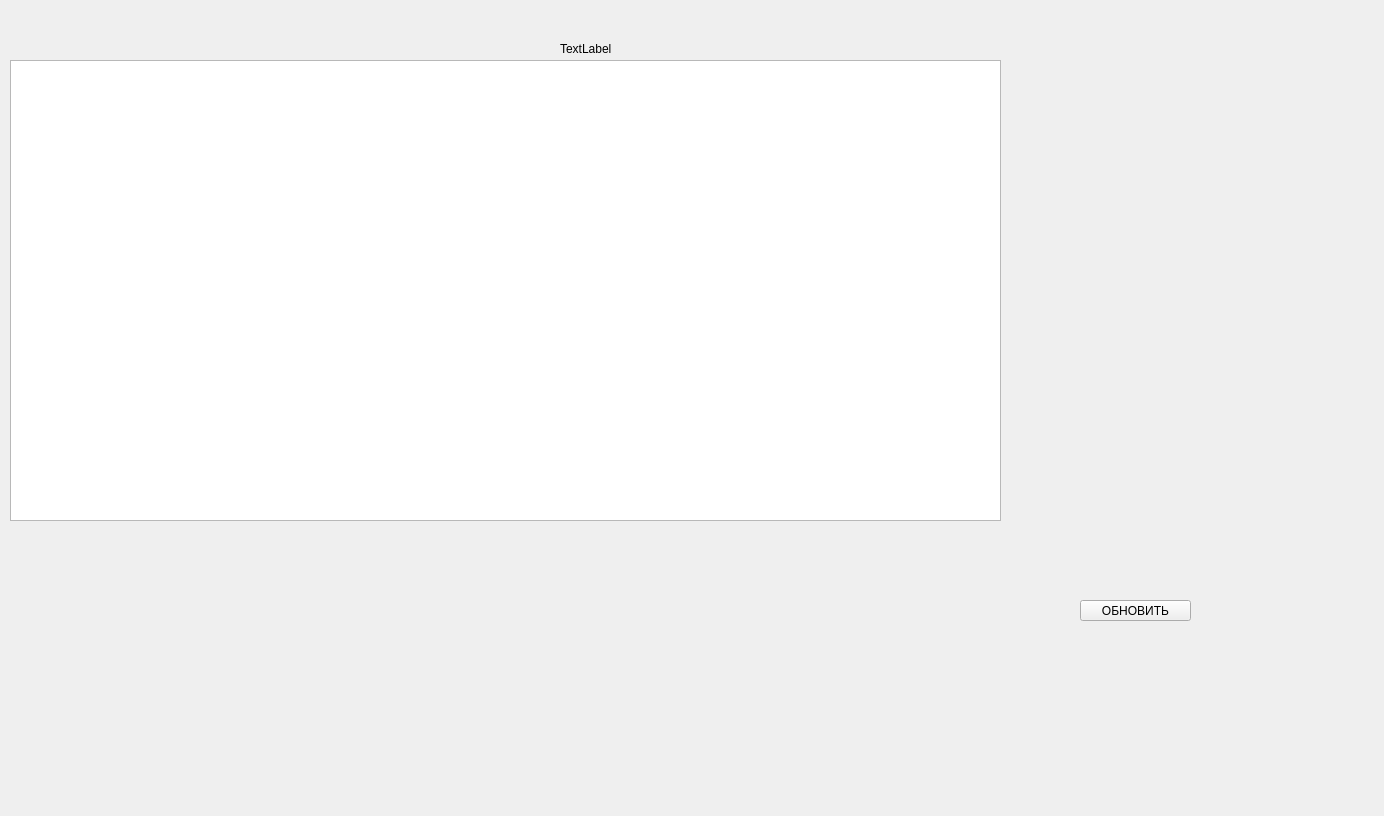
<?xml version="1.0" encoding="UTF-8"?>
<ui version="4.0">
 <class>FormTable</class>
 <widget class="QWidget" name="FormTable">
  <property name="geometry">
   <rect>
    <x>0</x>
    <y>0</y>
    <width>1384</width>
    <height>816</height>
   </rect>
  </property>
  <property name="windowTitle">
   <string>Form</string>
  </property>
  <widget class="QTableView" name="tableView">
   <property name="geometry">
    <rect>
     <x>10</x>
     <y>60</y>
     <width>991</width>
     <height>461</height>
    </rect>
   </property>
  </widget>
  <widget class="QWidget" name="verticalLayoutWidget">
   <property name="geometry">
    <rect>
     <x>230</x>
     <y>520</y>
     <width>741</width>
     <height>61</height>
    </rect>
   </property>
   <layout class="QVBoxLayout" name="verticalLayout"/>
  </widget>
  <widget class="QWidget" name="verticalLayoutWidget_2">
   <property name="geometry">
    <rect>
     <x>1020</x>
     <y>190</y>
     <width>251</width>
     <height>331</height>
    </rect>
   </property>
   <layout class="QVBoxLayout" name="verticalLayout_2"/>
  </widget>
  <widget class="QWidget" name="verticalLayoutWidget_3">
   <property name="geometry">
    <rect>
     <x>1080</x>
     <y>550</y>
     <width>111</width>
     <height>41</height>
    </rect>
   </property>
   <layout class="QVBoxLayout" name="verticalLayout_3"/>
  </widget>
  <widget class="QLabel" name="labelTable">
   <property name="geometry">
    <rect>
     <x>560</x>
     <y>40</y>
     <width>101</width>
     <height>17</height>
    </rect>
   </property>
   <property name="text">
    <string>TextLabel</string>
   </property>
  </widget>
  <widget class="QPushButton" name="pushUpdate">
   <property name="geometry">
    <rect>
     <x>1080</x>
     <y>600</y>
     <width>111</width>
     <height>21</height>
    </rect>
   </property>
   <property name="text">
    <string>ОБНОВИТЬ</string>
   </property>
  </widget>
 </widget>
 <resources/>
 <connections/>
</ui>
